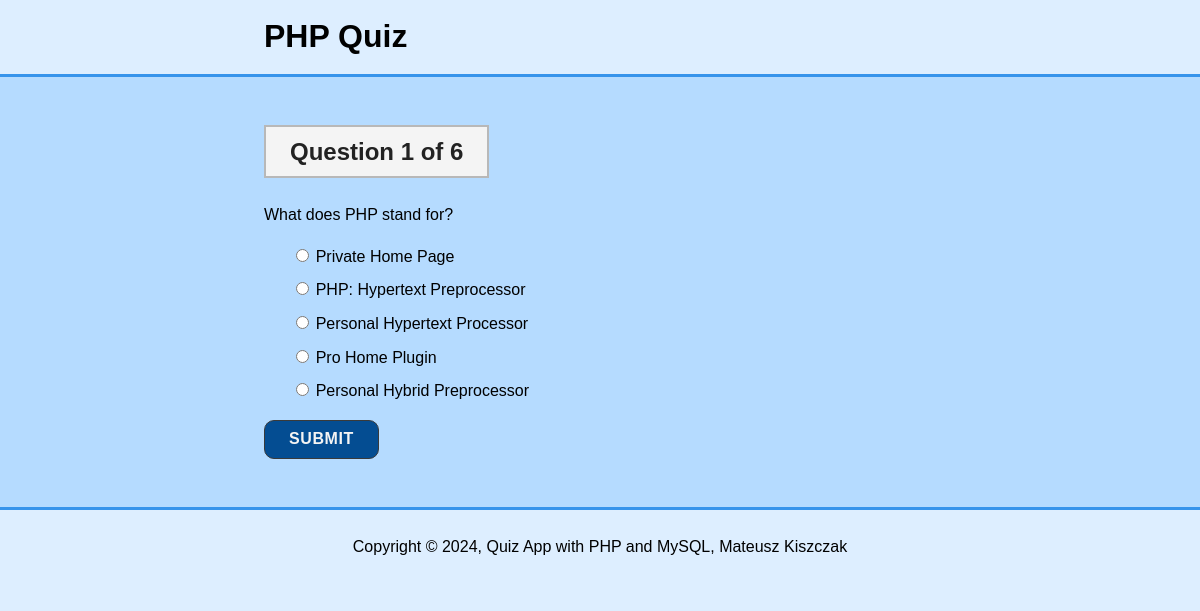
The page /question.php?n=1 on the database its author committed.
### tables this page shows
CREATE TABLE `questions` (
  `question_number` int(11) NOT NULL,
  `text` text NOT NULL
);

CREATE TABLE `choices` (
  `id` int(11) NOT NULL,
  `question_number` int(11) NOT NULL,
  `is_correct` tinyint(1) NOT NULL DEFAULT 0,
  `text` text NOT NULL
);

### question.php (the view, shortened to what this page needs)
<?php include 'database.php' ?>
<?php
  $number = (int) $_GET['n'];
   $query = "SELECT * FROM `questions`";
   $results = $mysqli->query($query) or die ($mysqli->error.__LINE__);
   $total = $results->num_rows;
  $query = "SELECT * FROM `questions` ";
  $query .= "WHERE question_number = $number";
  $result = $mysqli->query($query) or die($mysqli->error.__LINE__);
  $question = $result->fetch_assoc();
  $query = "SELECT * FROM `choices` ";
  $query .= "WHERE question_number = $number";
  $choices = $mysqli->query($query) or die($mysqli->error.__LINE__);
?>
<!DOCTYPE html>
<html lang="en">
<head>
  <link rel="stylesheet" href="style/style.css" type="text/css">
</head>
<body>
  <header>
    <div class="container">
      <h1>PHP Quiz</h1>
    </div>
  </header>
  <main>
    <section class="container">
      <h2 class="current-question-number">Question <?php echo $question['question_number'] . " of " . $total ?></h2>
      <p class="question">
        <?php echo $question['text']; ?>
      </p>
      <form method="POST" action="process.php">
        <ul class="choices">
          <?php while($row = $choices->fetch_assoc()) : ?>
            <li><input type="radio" name="choice" value="<?php echo $row['id']; ?>"><?php echo $row['text']; ?></li>
          <?php endwhile; ?>
        </ul>
        <input class="submit-button" name="submit" type="submit" value="Submit">
      </form>
    </section>
  </main>
  <footer>
    <div class="container">
      <p>Copyright &copy; 2024, Quiz App with PHP and MySQL, Mateusz Kiszczak</p>
    </div>
  </footer>
</body>
</html>

### style/style.css (style rules this page uses)
* { margin: 0; padding: 0; box-sizing: border-box; }
html { font-size: 16px; }
body { font-family: Arial, Helvetica, sans-serif; line-height: 1.6em; background-color: #ddeeff; }
h2 { margin-bottom: 1em; }
ul { margin: 1em 0; }
li { list-style: none; margin-bottom: 0.5em; padding-left: 2em; }
header { border-bottom: 3px #3794eb solid; }
footer { border-top: 3px #3794eb solid; text-align: center; }
main { padding: 1.5em 0; background-color: #b5dbff; }
.container { width: 60vw; margin: 0 auto; overflow: auto; padding: 1.5em; }
a.start-button, input.submit-button { display: inline-block; color: #f4f4f4; font-weight: 600; letter-spacing: 0.6px; border-radius: 10px; text-transform: uppercase; background-color: #044d92; border: 1px solid #3a3a3a; padding: 0.6em 1.5em; }
input.submit-button { font-family: Arial, Helvetica, sans-serif; font-weight: 600; letter-spacing: 0.6px; font-size: 16px; }
.current-question-number { display: inline-block; color: #222222; background-color: #f4f4f4; border: 2px solid #b8b8b8; padding: 0.5em 1em; }
input[type="radio"] { margin-right: 0.5em; }

### rows shown on the page
questions: question_number "1", text "What does PHP stand for?"
choices: text "Private Home Page"
choices: text "PHP: Hypertext Preprocessor"
choices: text "Personal Hypertext Processor"
choices: text "Pro Home Plugin"
choices: text "Personal Hybrid Preprocessor"

### other values the page prints
$total "6"
